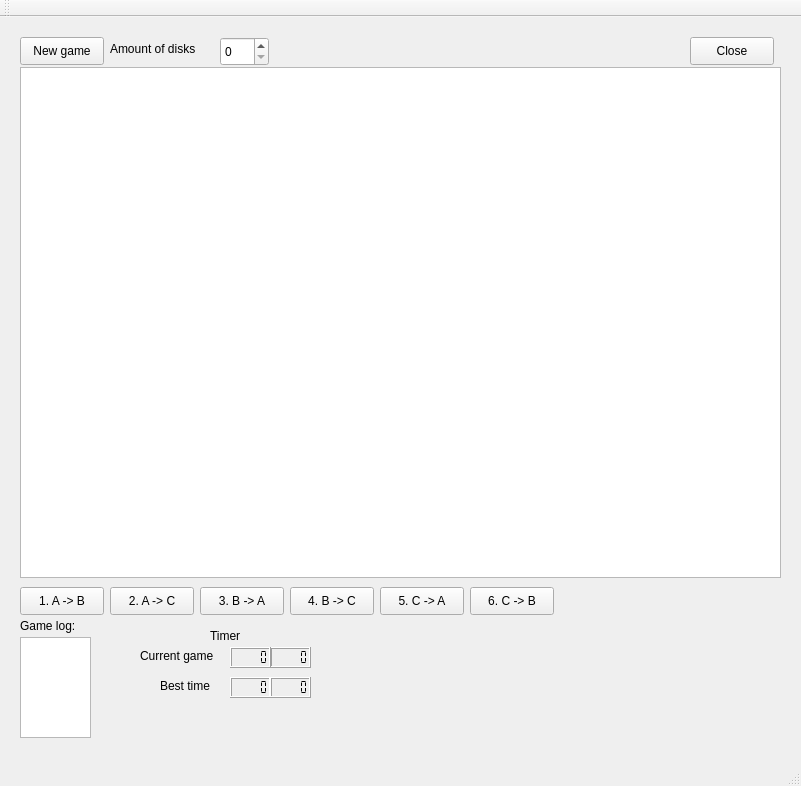
<?xml version="1.0" encoding="UTF-8"?>
<ui version="4.0">
 <class>MainWindow</class>
 <widget class="QMainWindow" name="MainWindow">
  <property name="geometry">
   <rect>
    <x>0</x>
    <y>0</y>
    <width>801</width>
    <height>786</height>
   </rect>
  </property>
  <property name="windowTitle">
   <string>MainWindow</string>
  </property>
  <widget class="QWidget" name="centralWidget">
   <widget class="QPushButton" name="newGameButton">
    <property name="geometry">
     <rect>
      <x>20</x>
      <y>20</y>
      <width>84</width>
      <height>28</height>
     </rect>
    </property>
    <property name="text">
     <string>New game</string>
    </property>
   </widget>
   <widget class="QPushButton" name="closeButton">
    <property name="geometry">
     <rect>
      <x>690</x>
      <y>20</y>
      <width>84</width>
      <height>28</height>
     </rect>
    </property>
    <property name="text">
     <string>Close</string>
    </property>
   </widget>
   <widget class="QGraphicsView" name="graphicsView">
    <property name="geometry">
     <rect>
      <x>20</x>
      <y>50</y>
      <width>761</width>
      <height>511</height>
     </rect>
    </property>
   </widget>
   <widget class="QLabel" name="amountOfDiskLabel">
    <property name="geometry">
     <rect>
      <x>110</x>
      <y>21</y>
      <width>111</width>
      <height>21</height>
     </rect>
    </property>
    <property name="text">
     <string>Amount of disks</string>
    </property>
   </widget>
   <widget class="QPushButton" name="ABButton">
    <property name="geometry">
     <rect>
      <x>20</x>
      <y>570</y>
      <width>84</width>
      <height>28</height>
     </rect>
    </property>
    <property name="text">
     <string>1. A -&gt; B</string>
    </property>
   </widget>
   <widget class="QPushButton" name="ACButton">
    <property name="geometry">
     <rect>
      <x>110</x>
      <y>570</y>
      <width>84</width>
      <height>28</height>
     </rect>
    </property>
    <property name="text">
     <string>2. A -&gt; C</string>
    </property>
   </widget>
   <widget class="QPushButton" name="BAButton">
    <property name="geometry">
     <rect>
      <x>200</x>
      <y>570</y>
      <width>84</width>
      <height>28</height>
     </rect>
    </property>
    <property name="text">
     <string>3. B -&gt; A</string>
    </property>
   </widget>
   <widget class="QPushButton" name="CBButton">
    <property name="geometry">
     <rect>
      <x>470</x>
      <y>570</y>
      <width>84</width>
      <height>28</height>
     </rect>
    </property>
    <property name="text">
     <string>6. C -&gt; B</string>
    </property>
   </widget>
   <widget class="QPushButton" name="BCButton">
    <property name="geometry">
     <rect>
      <x>290</x>
      <y>570</y>
      <width>84</width>
      <height>28</height>
     </rect>
    </property>
    <property name="text">
     <string>4. B -&gt; C</string>
    </property>
   </widget>
   <widget class="QPushButton" name="CAButton">
    <property name="geometry">
     <rect>
      <x>380</x>
      <y>570</y>
      <width>84</width>
      <height>28</height>
     </rect>
    </property>
    <property name="text">
     <string>5. C -&gt; A</string>
    </property>
   </widget>
   <widget class="QSpinBox" name="diskAmountSpinBox">
    <property name="geometry">
     <rect>
      <x>220</x>
      <y>20</y>
      <width>49</width>
      <height>29</height>
     </rect>
    </property>
   </widget>
   <widget class="QLabel" name="winLabel">
    <property name="geometry">
     <rect>
      <x>40</x>
      <y>60</y>
      <width>201</width>
      <height>51</height>
     </rect>
    </property>
    <property name="font">
     <font>
      <pointsize>14</pointsize>
      <weight>75</weight>
      <italic>true</italic>
      <bold>true</bold>
     </font>
    </property>
    <property name="text">
     <string/>
    </property>
   </widget>
   <widget class="QLabel" name="illegalLabel">
    <property name="geometry">
     <rect>
      <x>300</x>
      <y>60</y>
      <width>281</width>
      <height>41</height>
     </rect>
    </property>
    <property name="font">
     <font>
      <pointsize>11</pointsize>
      <weight>75</weight>
      <bold>true</bold>
     </font>
    </property>
    <property name="text">
     <string/>
    </property>
   </widget>
   <widget class="QTextBrowser" name="gameLogTextBrowser">
    <property name="geometry">
     <rect>
      <x>20</x>
      <y>620</y>
      <width>71</width>
      <height>101</height>
     </rect>
    </property>
   </widget>
   <widget class="QLabel" name="gameLogLabel">
    <property name="geometry">
     <rect>
      <x>20</x>
      <y>600</y>
      <width>61</width>
      <height>17</height>
     </rect>
    </property>
    <property name="text">
     <string>Game log:</string>
    </property>
   </widget>
   <widget class="QLabel" name="currentTimelabel">
    <property name="geometry">
     <rect>
      <x>140</x>
      <y>630</y>
      <width>81</width>
      <height>17</height>
     </rect>
    </property>
    <property name="text">
     <string>Current game</string>
    </property>
   </widget>
   <widget class="QLabel" name="bestTimeLabel">
    <property name="geometry">
     <rect>
      <x>160</x>
      <y>660</y>
      <width>54</width>
      <height>17</height>
     </rect>
    </property>
    <property name="text">
     <string>Best time</string>
    </property>
   </widget>
   <widget class="QLabel" name="timerLabel">
    <property name="geometry">
     <rect>
      <x>210</x>
      <y>610</y>
      <width>54</width>
      <height>17</height>
     </rect>
    </property>
    <property name="text">
     <string>Timer</string>
    </property>
   </widget>
   <widget class="QLCDNumber" name="bestMinLcdNumber">
    <property name="geometry">
     <rect>
      <x>230</x>
      <y>660</y>
      <width>41</width>
      <height>21</height>
     </rect>
    </property>
    <property name="segmentStyle">
     <enum>QLCDNumber::Flat</enum>
    </property>
   </widget>
   <widget class="QLCDNumber" name="bestSecLcdNumber">
    <property name="geometry">
     <rect>
      <x>270</x>
      <y>660</y>
      <width>41</width>
      <height>21</height>
     </rect>
    </property>
    <property name="segmentStyle">
     <enum>QLCDNumber::Flat</enum>
    </property>
   </widget>
   <widget class="QLCDNumber" name="currentSecLcdNumber">
    <property name="geometry">
     <rect>
      <x>270</x>
      <y>630</y>
      <width>41</width>
      <height>21</height>
     </rect>
    </property>
    <property name="segmentStyle">
     <enum>QLCDNumber::Flat</enum>
    </property>
   </widget>
   <widget class="QLCDNumber" name="currentMinLcdNumber">
    <property name="geometry">
     <rect>
      <x>230</x>
      <y>630</y>
      <width>41</width>
      <height>21</height>
     </rect>
    </property>
    <property name="segmentStyle">
     <enum>QLCDNumber::Flat</enum>
    </property>
   </widget>
  </widget>
  <widget class="QMenuBar" name="menuBar">
   <property name="geometry">
    <rect>
     <x>0</x>
     <y>0</y>
     <width>801</width>
     <height>22</height>
    </rect>
   </property>
  </widget>
  <widget class="QToolBar" name="mainToolBar">
   <attribute name="toolBarArea">
    <enum>TopToolBarArea</enum>
   </attribute>
   <attribute name="toolBarBreak">
    <bool>false</bool>
   </attribute>
  </widget>
  <widget class="QStatusBar" name="statusBar"/>
 </widget>
 <layoutdefault spacing="6" margin="11"/>
 <resources/>
 <connections>
  <connection>
   <sender>closeButton</sender>
   <signal>clicked()</signal>
   <receiver>MainWindow</receiver>
   <slot>close()</slot>
   <hints>
    <hint type="sourcelabel">
     <x>451</x>
     <y>62</y>
    </hint>
    <hint type="destinationlabel">
     <x>412</x>
     <y>293</y>
    </hint>
   </hints>
  </connection>
 </connections>
</ui>
